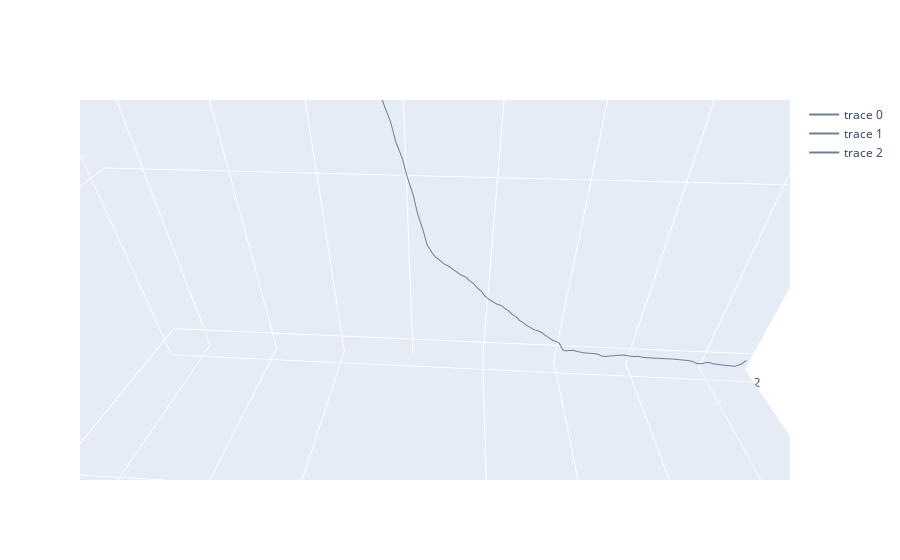

The code cell stored with this chart in its notebook:
### Code cell
#Previous version
import plotly.graph_objects as go
import numpy as np

# Assuming average_per_dataset is already created using Dask
wavelengths = average_per_dataset['wavelength'].values
rrs_values = average_per_dataset['Rrs'].compute()  # Trigger computation for all datasets
y_indices = np.arange(rrs_values.shape[0])  # Create an array of dataset indices
dates = pd.date_range(start='2024-01-01', periods=10, freq='D')  # Example dates
dates = pd.to_datetime(dates)


# Create a 3D scatter plot
fig = go.Figure()

for dataset_index in range(rrs_values.shape[0]):
    fig.add_trace(go.Scatter3d(
        x=wavelengths,
        y=[dates[dataset_index]] * len(wavelengths),  # Repeat date for each wavelength
        z=rrs_values[dataset_index],
        mode='lines',
        line=dict(color='slategray')
    ))

# Update layout with larger figure size
fig.update_layout(
    scene=dict(
        xaxis_title='Wavelength',
        yaxis_title='Date',
        zaxis_title='Rrs',
        yaxis=dict(
            tickformat='%Y-%m-%d',  # Format y-axis ticks as dates
            type='date'  # Ensure y-axis treats values as dates
        )
    ),
    width=1200,  # Width of the plot in pixels
    height=800,  # Height of the plot in pixels
)

fig.show()

### Figure 1 — Plotly figure (JSON) as saved in the notebook; plotly's stock layout.template omitted (floating-point values rounded to 4 significant figures; data arrays with more than 128 entries replaced by an {"elided": "..."} marker saying what was removed)
{"data": [{"line": {"color": "slategray"}, "mode": "lines", "type": "scatter3d", "x": {"elided": "184 int values"}, "y": {"elided": "184 int values"}, "z": {"elided": "184 float values"}}, {"line": {"color": "slategray"}, "mode": "lines", "type": "scatter3d", "x": {"elided": "184 int values"}, "y": {"elided": "184 int values"}, "z": {"elided": "184 null values"}}, {"line": {"color": "slategray"}, "mode": "lines", "type": "scatter3d", "x": {"elided": "184 int values"}, "y": {"elided": "184 int values"}, "z": {"elided": "184 float values"}}], "layout": {"autosize": true, "scene": {"aspectmode": "auto", "aspectratio": {"x": 1, "y": 1, "z": 1}, "camera": {"center": {"x": 0, "y": 0, "z": 0}, "eye": {"x": 0.006151, "y": -0.09457, "z": 0.06765}, "projection": {"type": "perspective"}, "up": {"x": 0, "y": 0, "z": 1}}, "xaxis": {"title": {"text": "Wavelength"}, "type": "linear"}, "yaxis": {"title": {"text": "Days since 2024-07-01"}, "type": "linear"}, "zaxis": {"title": {"text": "Rrs"}, "type": "linear"}}}}
